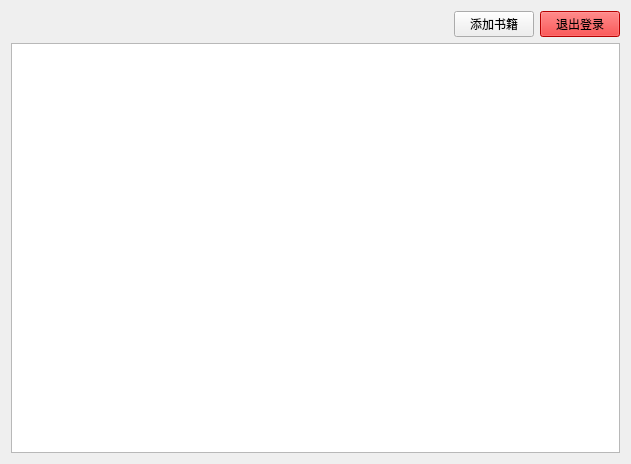
<?xml version="1.0" encoding="UTF-8"?>
<ui version="4.0">
 <class>AdminWidget</class>
 <widget class="QWidget" name="AdminWidget">
  <property name="geometry">
   <rect>
    <x>0</x>
    <y>0</y>
    <width>631</width>
    <height>464</height>
   </rect>
  </property>
  <property name="windowTitle">
   <string>Form</string>
  </property>
  <layout class="QVBoxLayout" name="verticalLayout">
   <item>
    <layout class="QHBoxLayout" name="horizontalLayout">
     <item>
      <spacer name="horizontalSpacer">
       <property name="orientation">
        <enum>Qt::Horizontal</enum>
       </property>
       <property name="sizeHint" stdset="0">
        <size>
         <width>40</width>
         <height>20</height>
        </size>
       </property>
      </spacer>
     </item>
     <item>
      <widget class="QPushButton" name="m_addBookButton">
       <property name="text">
        <string>添加书籍</string>
       </property>
      </widget>
     </item>
     <item>
      <widget class="QPushButton" name="m_logoutButton">
       <property name="styleSheet">
        <string notr="true">background-color: red</string>
       </property>
       <property name="text">
        <string>退出登录</string>
       </property>
      </widget>
     </item>
    </layout>
   </item>
   <item>
    <widget class="BookInfoViewForAdmin" name="m_bookInfoView"/>
   </item>
  </layout>
 </widget>
 <customwidgets>
  <customwidget>
   <class>BookInfoViewForAdmin</class>
   <extends>QTableView</extends>
   <header>view/bookinfoviewforadmin.h</header>
  </customwidget>
 </customwidgets>
 <resources/>
 <connections/>
</ui>
